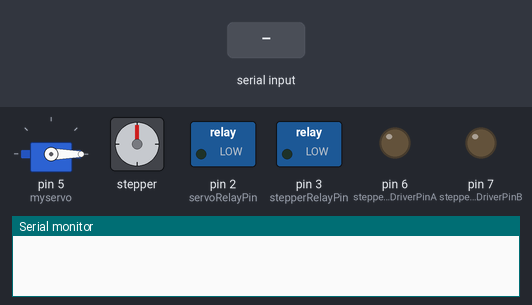
A sketch run on a simulated Arduino Uno, built with avr-gcc and run on an emulated ATmega328P. On the bench: servo, stepper motor, switched loads named in the sketch (green lamp = pin HIGH), output pins drawn as LEDs (lit = HIGH), the last lines printed to the serial monitor. Inputs (shaded band) come from the test bench. Stepper angles assume 2048 steps per turn.

Above: at 1.2 s.
1.3 s: "90,45\n" received over Serial
At 1.54 s:
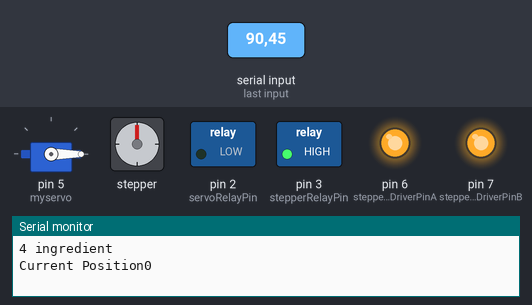
4.3 s: "90\n" received over Serial
At 6.0 s:
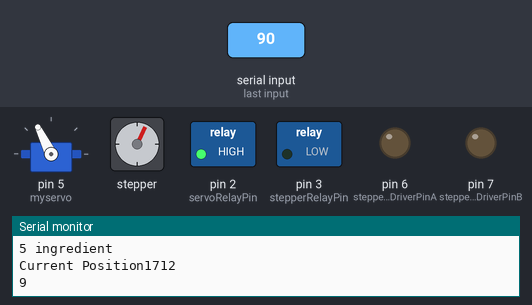
10.3 s: "30,150\n" received over Serial
At 10.87 s:
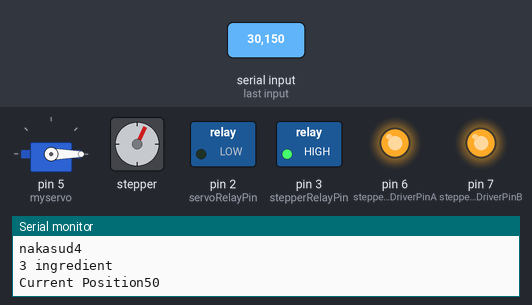
Timing chart, 0 to 22.2 s (numbered marks = the images above; inputs shaded):
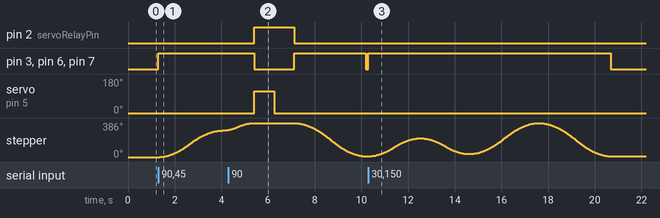

The sketch:

MixinsArduino18v2_Minified.ino
```cpp
#include <AccelStepper.h>
#include <Servo.h>

AccelStepper myStepper(AccelStepper::FULL4WIRE,8,9,10,11,true);

int lastIngredient = 0;

boolean backstep = false;

int incomingByte;

boolean moveServo = false;

Servo myservo;

const int servoRelayPin = 2;
const int stepperRelayPin = 3;
const int stepperEnableDriverPinA = 6;
const int stepperEnableDriverPinB = 7;

long stepperCurrentPosition = 0;

void setup() {
  myservo.attach(5,1000,2000);
  myservo.writeMicroseconds(1000);

  myStepper.setMaxSpeed(5000);
  myStepper.setAcceleration(1000);

  Serial.begin(9600);

  pinMode(stepperEnableDriverPinA,OUTPUT);
  pinMode(stepperEnableDriverPinB,OUTPUT);
  pinMode(servoRelayPin,OUTPUT);
  pinMode(stepperRelayPin,OUTPUT);
  digitalWrite(stepperRelayPin,LOW);
  digitalWrite(servoRelayPin,LOW);
}

void loop() {

  if(Serial.available() > 0) // if the data came
  {
    incomingByte = Serial.read() - 48; //read single byte from serial buffer

    String tempString = String(incomingByte);
    if(Constraint(incomingByte,0,7) == true) // constraint for bottle
    {
      digitalWrite(stepperRelayPin,HIGH);
      digitalWrite(stepperEnableDriverPinA,HIGH);
      digitalWrite(stepperEnableDriverPinB,HIGH);
      tempString.concat(" ingredient");
      Serial.println(tempString);
      Serial.print("Current Position");
      Serial.println(myStepper.currentPosition());

       switch(incomingByte)
       {
         case 1:
            //myStepper.runToNewPosition(myStepper.currentPosition() + ((incomingByte - lastIngredient) * 150));
            myStepper.runToNewPosition(200);
            Serial.println("ENTERED");
           break;

         case 2:
            //myStepper.runToNewPosition(myStepper.currentPosition() + ((incomingByte - lastIngredient) * 498));
            //myStepper.runToNewPosition(myStepper.currentPosition() + (incomingByte - lastIngredient) * 340);
            myStepper.runToNewPosition(incomingByte * 355);

           break;

         case 3:
            //myStepper.runToNewPosition(myStepper.currentPosition() + ((incomingByte - lastIngredient) * 405));
            myStepper.runToNewPosition(incomingByte * 405);

           break;

         case 4:
              //myStepper.runToNewPosition(myStepper.currentPosition() + ((incomingByte - lastIngredient) * 428));
              myStepper.runToNewPosition(incomingByte * 428);
           break;

         case 5:
             //myStepper.runToNewPosition(myStepper.currentPosition() + ((incomingByte - lastIngredient) * 440));
             myStepper.runToNewPosition(incomingByte * 440);
           break;

         case 6:
            myStepper.runToNewPosition(incomingByte * 450);
           break;
       }

      myStepper.stop(); // Stop as fast as possible: sets new target
      lastIngredient = incomingByte;
      digitalWrite(stepperRelayPin,LOW);
      digitalWrite(stepperEnableDriverPinA,LOW);
      digitalWrite(stepperEnableDriverPinB,LOW);
      moveServo = true;
    }

    else if(Constraint(incomingByte,0,101) == true && moveServo == true) // constraint for ml
    {
         digitalWrite(stepperRelayPin,LOW);
         digitalWrite(stepperEnableDriverPinA,LOW);
         digitalWrite(stepperEnableDriverPinB,LOW);
         digitalWrite(servoRelayPin,HIGH);
         Serial.println(incomingByte);
         int mlToPush = incomingByte;
         if(mlToPush/2 !=0 && (lastIngredient >=1 && lastIngredient <=4))
         {
           int temp = mlToPush / 25;
           for(int i = 0; i<temp ; i++)
           {

             int push = map(25,0,25,0,1680);
             myservo.write(116);
             delay(push);
             myservo.writeMicroseconds(1000);
             mlToPush = mlToPush - 25;
             delay(push);
             Serial.println("nakasud");
           }

         }
         if(mlToPush != 0 && (lastIngredient >=1 && lastIngredient <=4))
         {
             int push = map(mlToPush,0,24,0,1605);
             myservo.write(116);
             delay(push);
             myservo.writeMicroseconds(1000);
             delay(push);
             Serial.println("nakasud2");
         }

         if(mlToPush/25  != 0 && (lastIngredient >= 5 && lastIngredient <=6))
           {
             /*int push2 = map(25,0,25,0,3500);
             myservo.write(116);
             delay(push2);
             myservo.writeMicroseconds(1000);
             mlToPush = mlToPush - 25;
             delay(push2);*/
             int temp = mlToPush / 25;
             for(int i = 0; i<temp ; i++)
             {

             int push = map(25,0,25,0,2450);
             myservo.write(116);
             delay(push);
             myservo.writeMicroseconds(1000);
             mlToPush = mlToPush - 25;
             delay(push);
             Serial.println("nakasud3");
             }
           }

          if(mlToPush  != 0 && (lastIngredient >= 5 && lastIngredient <=6))
         {
             int push = map(mlToPush,0,24,0,2300);
             myservo.write(116);
             delay(push);
             myservo.writeMicroseconds(1000);
             delay(push);
             Serial.println("nakasud4");
         }

         digitalWrite(servoRelayPin,LOW);
         moveServo = false;
    }

  }
  if(lastIngredient != 0 && Serial.available() <= 0)
  {
      digitalWrite(stepperRelayPin,HIGH);
      //digitalWrite(stepperEnableDriverPin,LOW);
    digitalWrite(stepperEnableDriverPinA,HIGH);
    digitalWrite(stepperEnableDriverPinB,HIGH);

    //Serial.println("SERIAL EMPTY");
    //Serial.print("CURRENT POS : ");
      //Serial.println(stepperCurrentPosition - (500 * 4));
      myStepper.runToNewPosition(50);
      myStepper.stop();

   /* for(int counter = 0; counter <(lastIngredient*4) - 3; counter ++)
    {
      digitalWrite(stepperRelayPin,HIGH);
      digitalWrite(stepperEnableDriverPinA,HIGH);
      digitalWrite(stepperEnableDriverPinB,HIGH);
      //Serial.println((lastIngredient*4) - 3);
      Serial.print("last Ingredient");
      Serial.println(lastIngredient);
       myStepper.step(-((steps/2/2)+6));
       // myStepper.step(-(steps/2));
    }*/


    // Reset
    lastIngredient = 0;
    digitalWrite(stepperRelayPin,LOW);
      //digitalWrite(stepperEnableDriverPin,LOW);
    digitalWrite(stepperEnableDriverPinA,LOW);
    digitalWrite(stepperEnableDriverPinB,LOW);
    digitalWrite(8,LOW);
    digitalWrite(9,LOW);
    digitalWrite(10,LOW);
    digitalWrite(11,LOW);
  }
    /*int counter = 0, tempPos = 0,backtobase = lastIngredient - incomingByte;
    backtobase = backtobase < 0 ? backtobase * (-1) : backtobase;
    Serial.print("back to base");
    Serial.println(backtobase);
    if(backtobase != 0 ){
    while(tempPos < 6)
    {
      digitalWrite(stepperRelayPin,HIGH);
      //digitalWrite(stepperEnableDriverPin,HIGH);
    digitalWrite(stepperEnableDriverPinA,HIGH);
    digitalWrite(stepperEnableDriverPinB,HIGH);
      myStepper.step(-(steps/2/2));

        tempPos++;

    }


   // stepperEnable_Disable();
  } */
  // End of main
}

int rotateComputation(int bottle)
{
  int looper = 0;

  if(lastIngredient == 0)
    looper = bottle;

  else
  {
     if(backstep == true)
        looper = lastIngredient - bottle;
     else
        looper = bottle - lastIngredient;
  }

  backstep = lastIngredient > bottle ? true : false;

  looper = looper < 0 ? looper * (-1) : looper;
  //Serial.println(looper);
  return looper;
}

/*void linearTravelStart(int bottle)
{
    int count = 0, pos = 0, linearTravel = rotateComputation(bottle);
    boolean back = false;
   /* Serial.print("\nBACKSTEP? ");
    Serial.println(backstep);
    Serial.println();
    Serial.print("NEW loop: ");
    Serial.println(linearTravel);
    //Serial.println(backstep);
   // Serial.println(lastIngredient);


    while( count < 2 && pos < linearTravel)
    {
      if(backstep == true)
      {
          //myStepper.step(-(steps/2));
          //if(back == true){
            steps = steps + 1;
            //back = false;
          //}

          myStepper.step(-(steps/2));

      }
      else
      {
        if(lastIngredient == 0 && pos == 0)
        {
          //steps = steps + 1;
          //if(bottle == 0)
           myStepper.step((steps/2)/2);
          //else
           //myStepper.step(((steps/2)/2) - 2);
        }

        else
        {
         // if(back == false){
            // steps = steps + 1;
            //back = true;
          //}

          myStepper.step(steps/2);
        }
           //Serial.println("nakasud");
      }

      count++;
      if(count == 2)
      {
        count = 0;

        //Serial.print("NEW position: ");
        //Serial.println(pos);
        pos++;
      }
      delayMicroseconds(200);

    }

    lastIngredient = bottle;
   // backstep = false;


    // Checks if it is on last bottle
    // If it is, it returns to starting point
    //if(bottleCursor == orderSize - 1)
   // {

    //}
}*/

boolean Constraint(int value, int lowerlimit, int upperlimit)
{
  if(value > lowerlimit && value < upperlimit)
    return true;

    return false;
}

/*void stepperEnable_Disable()
{
  int val = digitalRead(stepperRelayPin);

  if(val == HIGH)
  {
    digitalWrite(stepperRelayPin,LOW);
    digitalWrite(stepperEnableDriverPin,LOW);

  }
  else
  {
      digitalWrite(stepperRelayPin,HIGH);
      digitalWrite(stepperEnableDriverPin,HIGH);
  }

}

void servoEnable_Disable()
{
  int valServo = digitalRead(servoRelayPin);

  if(valServo == HIGH)
     digitalWrite(servoRelayPin,LOW);
  else
     digitalWrite(servoRelayPin,HIGH);
}*/
```

Measured:
- after the input at 1.3 s, pin 3 (stepperRelayPin), pin 6 (stepperEnableDriverPinA), pin 7 (stepperEnableDriverPinB): LOW → HIGH at once; stepper: keeps turning clockwise at about 106°/s, starting after 0.07 s
- after the input at 4.3 s, pin 2 (servoRelayPin): LOW → HIGH after 1.1 s, → LOW 1.7 s later; pin 3 (stepperRelayPin), pin 6 (stepperEnableDriverPinA), pin 7 (stepperEnableDriverPinB): HIGH → LOW after 1.1 s instead of 4.2 s; servo on pin 5 (myservo): 0° → 116° after 1.1 s, → 0° 0.86 s later
- after the input at 10.3 s, pin 3 (stepperRelayPin), pin 6 (stepperEnableDriverPinA), pin 7 (stepperEnableDriverPinB): LOW → HIGH at once, → LOW 10.4 s later; stepper: turns 205° clockwise in 2.1 s, then 178° counter-clockwise in 1.9 s, then 351° clockwise in 2.8 s, then 378° counter-clockwise in 3.0 s
